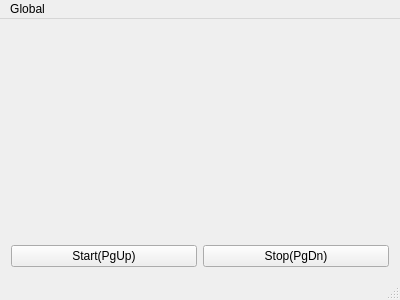
<?xml version="1.0" encoding="UTF-8"?>
<ui version="4.0">
 <class>MainWindow</class>
 <widget class="QMainWindow" name="MainWindow">
  <property name="geometry">
   <rect>
    <x>0</x>
    <y>0</y>
    <width>400</width>
    <height>300</height>
   </rect>
  </property>
  <property name="windowTitle">
   <string>X</string>
  </property>
  <widget class="QWidget" name="centralWidget">
   <layout class="QVBoxLayout" name="verticalLayout">
    <item>
     <spacer name="verticalSpacer">
      <property name="orientation">
       <enum>Qt::Vertical</enum>
      </property>
      <property name="sizeHint" stdset="0">
       <size>
        <width>20</width>
        <height>208</height>
       </size>
      </property>
     </spacer>
    </item>
    <item>
     <layout class="QHBoxLayout" name="horizontalLayout">
      <item>
       <widget class="QPushButton" name="btnStart">
        <property name="text">
         <string>Start(PgUp)</string>
        </property>
       </widget>
      </item>
      <item>
       <widget class="QPushButton" name="btnStop">
        <property name="text">
         <string>Stop(PgDn)</string>
        </property>
       </widget>
      </item>
     </layout>
    </item>
   </layout>
  </widget>
  <widget class="QMenuBar" name="menuBar">
   <property name="geometry">
    <rect>
     <x>0</x>
     <y>0</y>
     <width>400</width>
     <height>20</height>
    </rect>
   </property>
   <widget class="QMenu" name="menuGlobal_Config">
    <property name="title">
     <string>Global</string>
    </property>
    <addaction name="actionStart_with_windows"/>
    <addaction name="separator"/>
    <addaction name="actionStart_TGP"/>
   </widget>
   <addaction name="menuGlobal_Config"/>
  </widget>
  <widget class="QStatusBar" name="statusBar"/>
  <action name="actionStart_with_windows">
   <property name="checkable">
    <bool>true</bool>
   </property>
   <property name="text">
    <string>Start with windows</string>
   </property>
  </action>
  <action name="actionStart_TGP">
   <property name="text">
    <string>Start TGP</string>
   </property>
  </action>
 </widget>
 <layoutdefault spacing="6" margin="11"/>
 <resources/>
 <connections/>
</ui>
